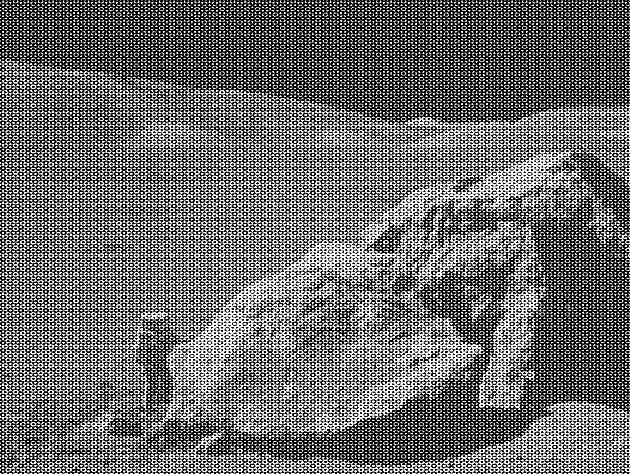
#> input picture ArtNet_Supporting_Documentation/05_Descartes/Codes/Data/moonlanding.png, 630 x 474 px
$ python 08c_image_compression_SVD.py
#> lines starting #> are read from the running program, lines starting #| are printed output that depends on the picture
import numpy as np
import scipy.linalg as la
import scipy as sc
import matplotlib.pyplot as plt

######## Read and plot the image
XX = plt.imread('./Data/moonlanding.png').astype(float)
#> XX: shape (474, 630) float64; min 0, max 1, mean 0.424

######## diagonalisation using svd
# compute data size
m, n = np.shape(XX)
#> m = 474; n = 630
# perform the svd
u,s,vt = la.svd(XX) # / np.sqrt(n-1))
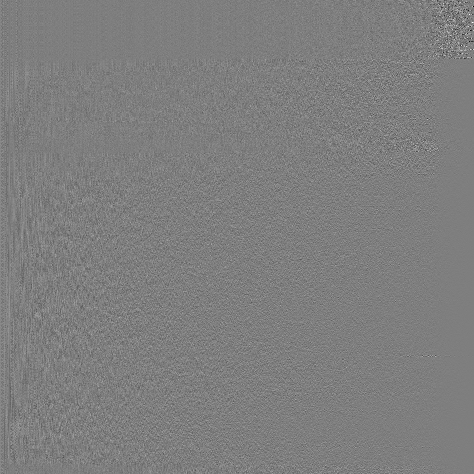
#> u: shape (474, 474) float64; min -0.632, max 0.64, mean 9.76e-05; drawn with min black and max white
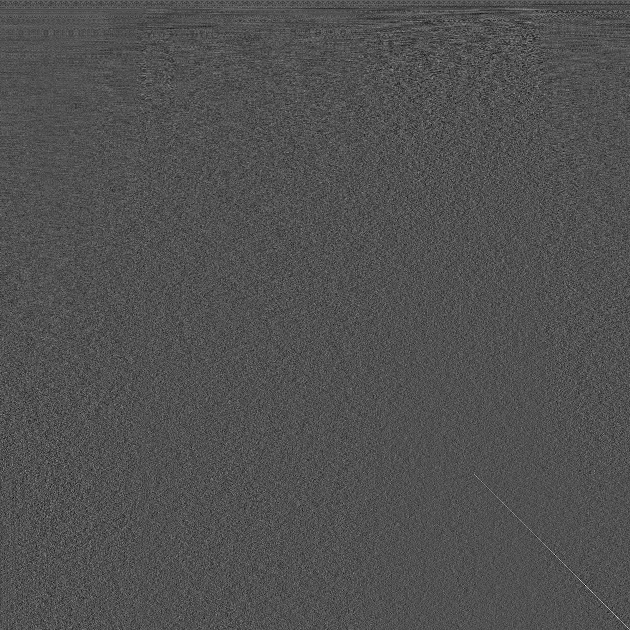
#> vt: shape (630, 630) float64; min -0.23, max 0.491, mean 5.26e-05; drawn with min black and max white
#> s = 474 values, max 272.1 at index 0, min 0.0218 at index 473, mean 3.08
# produce diagonal variances
lamb_svd = np.diag(s)**2
# compute variance percentage
variance_percentage_svd = np.diagonal(lamb_svd) / np.sum(np.diagonal(lamb_svd))
#> variance_percentage_svd = 474 values, max 0.721 at index 0, min 4.64e-09 at index 473, mean 0.00211

######## compress image
# Compress u, s and vt matrices:
pc_num = 50 # number of principle components
# u
u_comp = u[:, range(pc_num)]
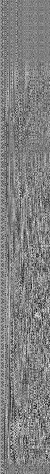
#> u_comp: shape (474, 50) float64; min -0.201, max 0.197, mean 0.000946; drawn with min black and max white
# s
s_comp = s[:pc_num]
#> s_comp = 50 values, max 272.1 at index 0, min 4.67 at index 49, mean 17.81
# vt
vt_comp = vt[range(pc_num), :]
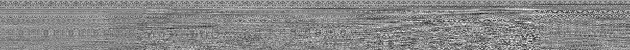
#> vt_comp: shape (50, 630) float64; min -0.208, max 0.182, mean 0.00065; drawn with min black and max white

#### compute size of image and compressed image
# image
r, c = np.shape(XX)
#> r = 474; c = 630
image_size = r * c
#> image_size = 298620
# compressed u
ru, cu = np.shape(u_comp)
#> ru = 474; cu = 50
u_comp_size = ru * cu
#> u_comp_size = 23700
# compressed s
s_comp_size = len(s_comp)
#> s_comp_size = 50
# compressed vt
rv, cv = np.shape(vt_comp)
#> rv = 50; cv = 630
vt_comp_size = rv * cv
#> vt_comp_size = 31500
# compressed image
image_compress_size = u_comp_size + vt_comp_size + len(s_comp)
#> image_compress_size = 55250
# print image sizes
print('Normal image size: ' + str(image_size) + ' pixels')
#| Normal image size: 298620 pixels
print('Compressed image size: ' + str(image_compress_size) + ' pixels')
#| Compressed image size: 55250 pixels
comp_percent = (float(image_compress_size) / float(image_size)) * 100
#> comp_percent = 18.5
print('Compressed image is ' + str(round(comp_percent, 2)) + '% of the size of the original image')
#| Compressed image is 18.5% of the size of the original image


######## Reconstruct image
# recocer matrix s
s_recover = np.diag(s_comp)
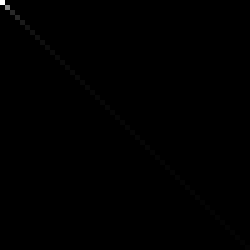
#> s_recover: shape (50, 50) float64 (shown 5 times larger); min 0, max 272.1, mean 0.4; drawn with min black and max white
# recover image A = U * E * VT
#> (the run stopped early here; a loop or call above may not have finished)
